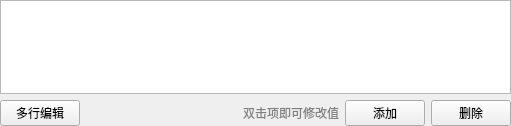
<?xml version="1.0" encoding="UTF-8"?>
<ui version="4.0">
 <class>StringListModifyWidget</class>
 <widget class="QWidget" name="StringListModifyWidget">
  <property name="geometry">
   <rect>
    <x>0</x>
    <y>0</y>
    <width>511</width>
    <height>126</height>
   </rect>
  </property>
  <property name="windowTitle">
   <string>Form</string>
  </property>
  <layout class="QVBoxLayout" name="verticalLayout">
   <property name="leftMargin">
    <number>0</number>
   </property>
   <property name="topMargin">
    <number>0</number>
   </property>
   <property name="rightMargin">
    <number>0</number>
   </property>
   <property name="bottomMargin">
    <number>0</number>
   </property>
   <item>
    <widget class="QListView" name="listView"/>
   </item>
   <item>
    <layout class="QHBoxLayout" name="horizontalLayout_6">
     <item>
      <widget class="QPushButton" name="multiLineEditButton">
       <property name="text">
        <string>多行编辑</string>
       </property>
      </widget>
     </item>
     <item>
      <spacer name="horizontalSpacer_3">
       <property name="orientation">
        <enum>Qt::Horizontal</enum>
       </property>
       <property name="sizeHint" stdset="0">
        <size>
         <width>40</width>
         <height>20</height>
        </size>
       </property>
      </spacer>
     </item>
     <item>
      <widget class="QLabel" name="label">
       <property name="enabled">
        <bool>true</bool>
       </property>
       <property name="text">
        <string>&lt;span style=&quot;color: grey&quot;&gt;双击项即可修改值&lt;/span&gt;</string>
       </property>
      </widget>
     </item>
     <item>
      <widget class="QPushButton" name="addButton">
       <property name="text">
        <string>添加</string>
       </property>
      </widget>
     </item>
     <item>
      <widget class="QPushButton" name="deleteButton">
       <property name="text">
        <string>删除</string>
       </property>
      </widget>
     </item>
    </layout>
   </item>
  </layout>
 </widget>
 <resources/>
 <connections/>
</ui>
